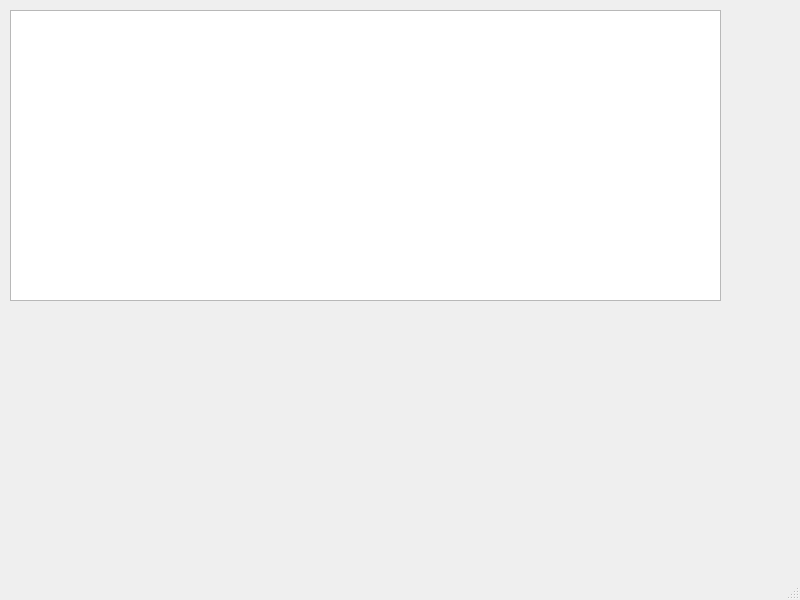
<?xml version="1.0" encoding="UTF-8"?>
<ui version="4.0">
 <class>MainWindow</class>
 <widget class="QMainWindow" name="MainWindow">
  <property name="geometry">
   <rect>
    <x>0</x>
    <y>0</y>
    <width>800</width>
    <height>600</height>
   </rect>
  </property>
  <property name="windowTitle">
   <string>MainWindow</string>
  </property>
  <widget class="QWidget" name="centralwidget">
   <widget class="QTextEdit" name="textEdit">
    <property name="geometry">
     <rect>
      <x>10</x>
      <y>10</y>
      <width>711</width>
      <height>291</height>
     </rect>
    </property>
    <property name="styleSheet">
     <string notr="true">color:black;</string>
    </property>
   </widget>
   <widget class="QLabel" name="label">
    <property name="geometry">
     <rect>
      <x>70</x>
      <y>200</y>
      <width>531</width>
      <height>311</height>
     </rect>
    </property>
    <property name="text">
     <string/>
    </property>
   </widget>
  </widget>
  <widget class="QMenuBar" name="menubar">
   <property name="geometry">
    <rect>
     <x>0</x>
     <y>0</y>
     <width>800</width>
     <height>24</height>
    </rect>
   </property>
  </widget>
  <widget class="QStatusBar" name="statusbar"/>
 </widget>
 <resources/>
 <connections/>
</ui>
